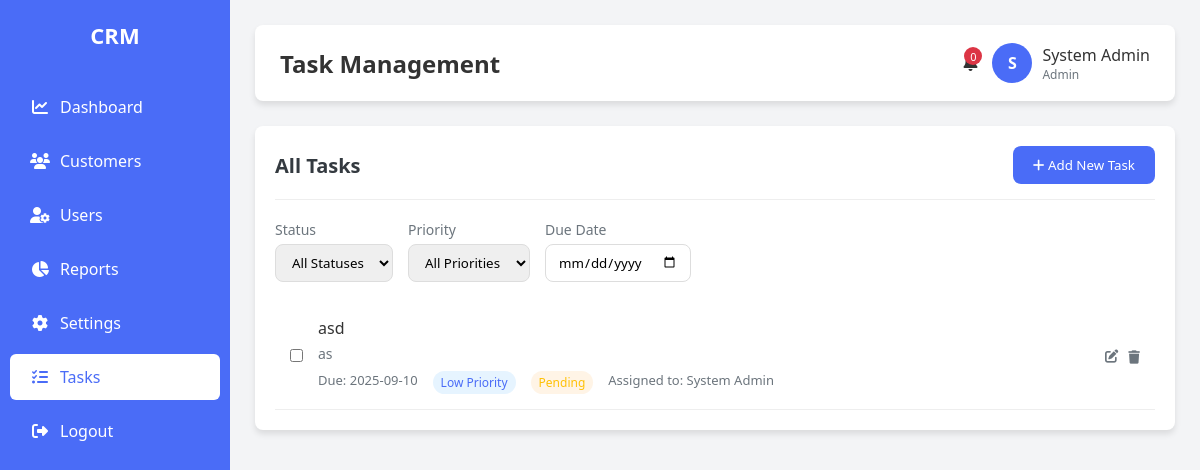
Before: /task.php (signed in) with the older database file.
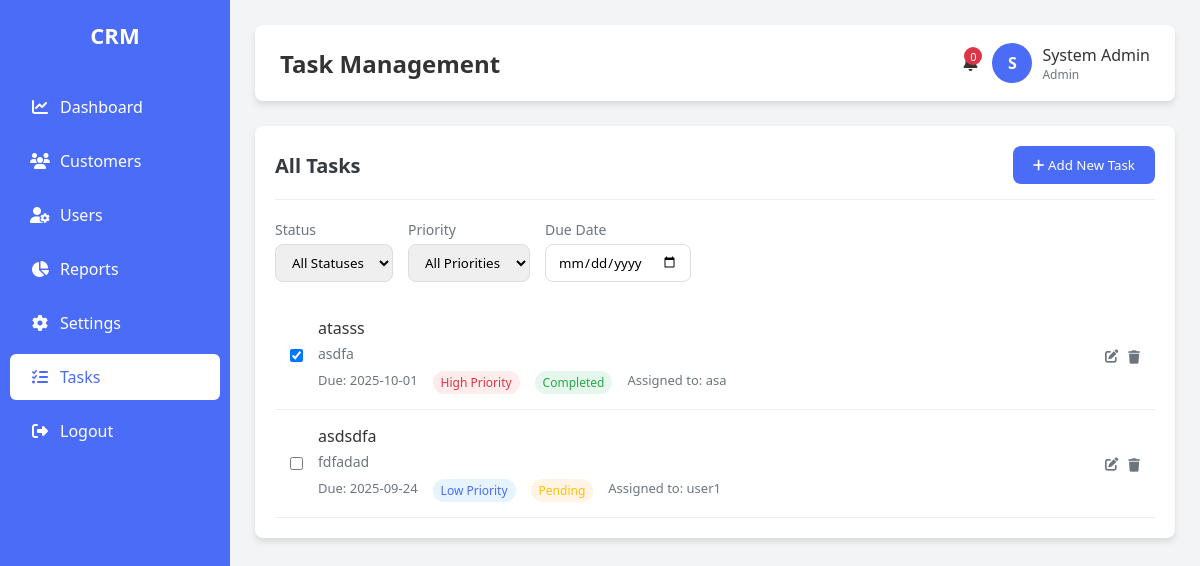
After: the same page with the newer database file.
### tables this page shows
CREATE TABLE `tasks` (
  `id` int(11) NOT NULL,
  `title` varchar(255) NOT NULL,
  `description` text DEFAULT NULL,
  `due_date` date NOT NULL,
  `priority` enum('low','medium','high') NOT NULL DEFAULT 'medium',
  `status` enum('pending','in-progress','completed') NOT NULL DEFAULT 'pending',
  `assigned_to` int(11) NOT NULL,
  `created_by` int(11) NOT NULL,
  `created_at` timestamp NOT NULL DEFAULT current_timestamp(),
  `updated_at` timestamp NOT NULL DEFAULT current_timestamp() ON UPDATE current_timestamp()
);

CREATE TABLE `users` (
  `id` int(11) NOT NULL,
  `name` varchar(100) NOT NULL,
  `email` varchar(100) NOT NULL,
  `password` varchar(255) NOT NULL,
  `role` enum('admin','user') DEFAULT 'user',
  `phone` varchar(20) DEFAULT NULL,
  `position` varchar(100) DEFAULT NULL,
  `bio` text DEFAULT NULL,
  `created_at` timestamp NOT NULL DEFAULT current_timestamp(),
  `updated_at` timestamp NOT NULL DEFAULT current_timestamp() ON UPDATE current_timestamp()
);

### functions.php (called while the page is built, shortened)
<?php
include 'config.php';
function getUserDetails($user_id) {
    global $conn;
    $sql = "SELECT * FROM users WHERE id = ?";
    $stmt = $conn->prepare($sql);
    $stmt->bind_param("i", $user_id);
    $stmt->execute();
    $result = $stmt->get_result();
    if ($result->num_rows > 0) {
        $user = $result->fetch_assoc();
        $name_parts = explode(' ', $user['name'], 2);
        $user['first_name'] = $name_parts[0] ?? '';
        $user['last_name'] = $name_parts[1] ?? '';
        return $user;
    }
    return null;
}
function getTasks($filters = []) {
    global $conn;
    $user_id = $_SESSION['user_id'];
    $user = getUserDetails($user_id);
    $role = $user['role'];
    $sql = "SELECT t.*, u.name as assigned_name, creator.name as created_by_name
            FROM tasks t
            JOIN users u ON t.assigned_to = u.id
            JOIN users creator ON t.created_by = creator.id
            WHERE 1=1";
    if ($role === 'user') {
        $sql .= " AND t.assigned_to = ?";
        $stmt = $conn->prepare($sql);
        $stmt->bind_param("i", $user_id);
    } else {
        $stmt = $conn->prepare($sql);
    }
    $stmt->execute();
    $result = $stmt->get_result();
    $tasks = [];
    while ($row = $result->fetch_assoc()) {
        $tasks[] = $row;
    }
    return $tasks;
}
?>

### task.php (the view, shortened to what the changed rows need)
<?php
include 'config.php';
include 'functions.php';
$user_id = $_SESSION['user_id'];
$user = getUserDetails($user_id);
$role = $user['role'];
$tasks = getTasks();
?>
<!DOCTYPE html>
<html lang="en">
<head>
    <link rel="stylesheet" href="https://cdnjs.cloudflare.com/ajax/libs/font-awesome/6.4.0/css/all.min.css">
    <link rel="stylesheet" href="task/task.css">
</head>
<body>
    <div class="sidebar">
        <h2>CRM</h2>
    </div>
    <div class="main-content">
        <div class="header">
            <h2>Task Management</h2>
        </div>
                            <div class="card">
                            <div class="card-header">
                        <h2>
                            <?php
                            if ($role === 'admin') {
                                echo 'All Tasks';
                            } else {
                                echo 'My Tasks';
                            }
                            ?>
                        </h2>
                    </div>
            <ul class="task-list" id="taskList">
                <?php if (!empty($tasks)): ?>
                    <?php foreach ($tasks as $task): ?>
                    <li class="task-item" data-id="<?php echo $task['id']; ?>">
                  <form method="POST" class="task-status-form">
                        <input type="checkbox" class="task-checkbox" <?php echo $task['status'] === 'completed' ? 'checked' : ''; ?>
                            onchange="this.previousElementSibling.value = this.checked ? 'completed' : 'pending'; this.form.submit()">
                    </form>
                        <div class="task-content">
                            <div class="task-title"><?php echo htmlspecialchars($task['title']); ?></div>
                            <div class="task-description"><?php echo htmlspecialchars($task['description'] ?? ''); ?></div>
                            <div class="task-meta">
                                <div>Due: <span class="due-date"><?php echo $task['due_date']; ?></span></div>
                                <div class="task-priority priority-<?php echo $task['priority']; ?>"><?php echo ucfirst($task['priority']); ?> Priority</div>
                                <div class="task-status status-<?php echo $task['status']; ?>"><?php echo ucfirst(str_replace('-', ' ', $task['status'])); ?></div>
                                <div>Assigned to: <?php echo htmlspecialchars($task['assigned_name']); ?></div>
                            </div>
                        </div>
                       <div class="task-actions">
                        <?php if ($role === 'admin' || $task['created_by'] == $user_id) : ?>
                            <button title="Edit" onclick="editTask(<?php echo $task['id']; ?>)"><i class="fas fa-edit"></i></button>
                            <form method="POST" style="display:inline;">
                                <button type="submit" title="Delete" onclick="return confirm('Are you sure you want to delete this task?')"><i class="fas fa-trash"></i></button>
                            </form>
                        <?php else : ?>
                            <span class="view-only">View Only</span>
                        <?php endif; ?>
                    </div>
                    </li>
                    <?php endforeach; ?>
                <?php endif; ?>
            </ul>
        </div>
    </div>
</body>
</html>

Changed rows visible on the page:
removed tasks: title "asd", description "as", due_date "2025-09-10", priority "Low", status "Pending", assigned_to.name "System Admin"
added tasks: status "☑", title "atasss", description "asdfa", due_date "2025-10-01", priority "High", status "Completed", assigned_to.name "asa"
added tasks: title "asdsdfa", description "fdfadad", due_date "2025-09-24", priority "Low", status "Pending", assigned_to.name "user1"
